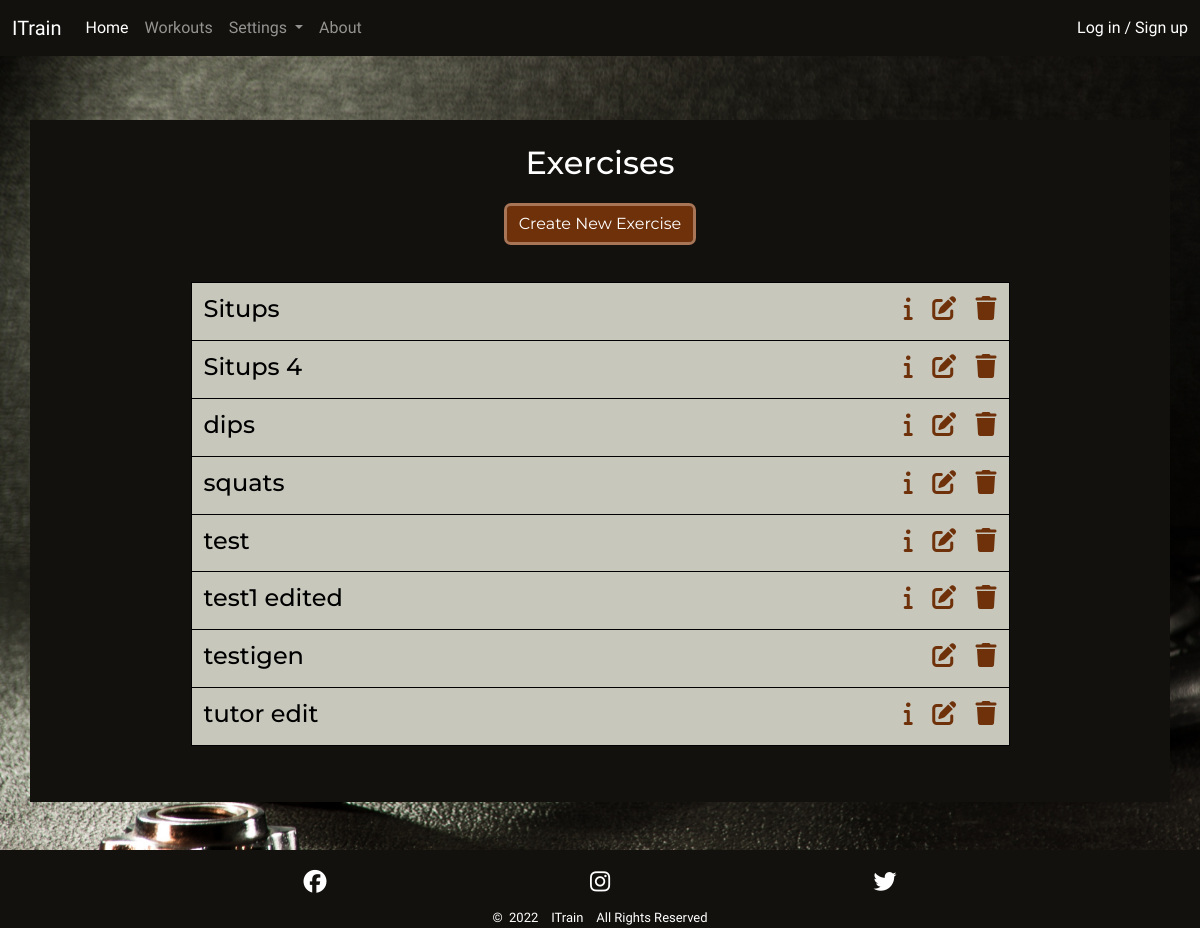
The page /exercises/ on the database its author committed.
### setup/models.py (models this page shows, shortened)
class Exercise(models.Model):
    name = models.CharField(max_length=30, unique=True, null=False,
                            blank=False)
    unit = models.ForeignKey(ExerciseUnit, null=False, blank=False,
                             on_delete=models.SET_DEFAULT, default=get_default_exercise_unit)
    description = models.TextField(max_length=200, blank=True)
    class Meta:
        ordering = ['name']

### setup/views.py (the view)
# urls.py: path('exercises/', ExerciseList.as_view(), name='exercises'),
class ExerciseList(generic.ListView):
    model = Exercise
    template_name = 'setup/exercises.html'
    paginate_by = 50

### setup/models.py (called while the page is built)
    def __str__(self):
        return self.name

### setup/templates/setup/exercises.html (shortened to what this page needs)
{% extends 'base.html' %}
{% load static %}
{% block content %}
<div class="jumbotron container p1 p-sm-2 mt-md-3">
  <div class="jumbotron-head justify-content-center text-center mt-3">
    <h2 class="mb-4">Exercises</h2>
    <a href="{% url 'create_exercise'%}">
      <button type="button" class="btn btn-primary">Create New Exercise</button>
    </a>
  </div>
  <div class="container-md content-list-container p-sm-4 mt-3 gy-4 dark-clr">
    <div class="row session-workout content-list row-cols-1">
      {% for exercise in exercise_list %}
      <div class="col-9 grid-col2">
        <h4>{{ exercise.name }}</h4>
      </div>
      <div class="col-3 grid-col2">
        <h4 class="end">
          {% if exercise.description != '' %}
          <a class="med-dark-clr" data-bs-toggle="collapse" href="#collapseExercise{{ exercise.id }}"
            aria-expanded="false" aria-controls="collapseExercise{{ exercise.id }}"><i
              class="fa-solid fa-info"></i></a>&nbsp;&nbsp;
          {% endif %}
          <a class="med-dark-clr" href="{% url 'edit_exercise' exercise.id %}"><i
              class="fa-solid fa-edit"></i></a>&nbsp;&nbsp;
          <a class="med-dark-clr" href="#delete-exercise-{{ exercise.id }}" data-bs-toggle="modal">
            <i class="fa-solid fa-trash"></i>
          </a>
        </h4>
      </div>
      {% empty %}
      <div class="col grid-col2 pt-3">
        <h4>You have no Exercises to show</h4>
      </div>
      {% endfor %}
    </div>
  </div>
</div>
{% endblock %}

### static/css/style.css (style rules this page uses)
body { font-family: 'IM Fell English', serif; color: white; min-height: 100vh; display: flex; flex-direction: column; justify-content: flex-start; background: url('../images/dumbell.jpg'); overflow-x: hidden; -webkit-background-size: cover; -moz-background-size: cover; -o-background-size: cover; background-size: cover; }
.end { float: right; }
.dark-clr { color: black; }
.med-dark-clr { color: #6F310A; }
a { text-decoration: none; }
.btn { outline: solid #A87556; color: white; background-color: #6F310A; border: none; box-shadow: 0 0 0 0; }
.jumbotron { background-color: #12110D; color: white; min-height: 70vh; }
.content-list-container { width: 75%; }
.content-list { background-color: #C7C7BC; border: solid 1px black; }
.session-workout { margin-bottom: 1.5rem; }
.grid-col2 { padding-top: 0.75rem; padding-bottom: 0.5rem; }
.session-workout .grid-col2 { border-top: solid 1px black; }
.session-workout .grid-col2:first-of-type, .session-workout .grid-col2:nth-of-type(2) { border-top: none; }

### rows shown on the page
Exercise: name "Situps"
Exercise: name "Situps 4"
Exercise: name "dips"
Exercise: name "squats"
Exercise: name "test"
Exercise: name "test1 edited"
Exercise: name "testigen"
Exercise: name "tutor edit"
